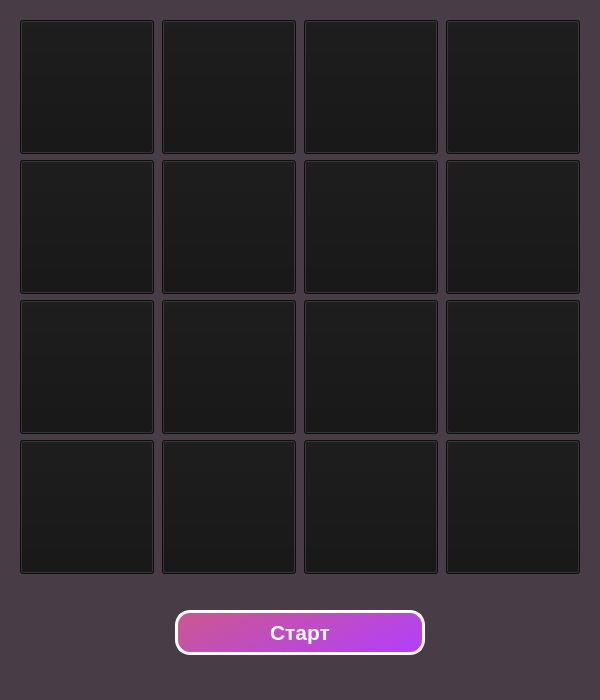
<?xml version="1.0" encoding="UTF-8"?>
<ui version="4.0">
 <class>MainWindow</class>
 <widget class="QMainWindow" name="MainWindow">
  <property name="geometry">
   <rect>
    <x>0</x>
    <y>0</y>
    <width>600</width>
    <height>700</height>
   </rect>
  </property>
  <property name="windowTitle">
   <string>Simon Says</string>
  </property>
  <property name="styleSheet">
   <string notr="true">background-color: rgb(72, 60, 70);
color: rgb(255, 255, 255);</string>
  </property>
  <widget class="QWidget" name="centralwidget">
   <widget class="QLabel" name="your_lb">
    <property name="geometry">
     <rect>
      <x>175</x>
      <y>610</y>
      <width>250</width>
      <height>45</height>
     </rect>
    </property>
    <property name="font">
     <font>
      <pointsize>16</pointsize>
      <weight>75</weight>
      <bold>true</bold>
     </font>
    </property>
    <property name="text">
     <string>Ваш ход</string>
    </property>
    <property name="alignment">
     <set>Qt::AlignCenter</set>
    </property>
   </widget>
   <widget class="QPushButton" name="start_bt">
    <property name="geometry">
     <rect>
      <x>175</x>
      <y>610</y>
      <width>250</width>
      <height>45</height>
     </rect>
    </property>
    <property name="font">
     <font>
      <pointsize>16</pointsize>
      <weight>75</weight>
      <bold>true</bold>
     </font>
    </property>
    <property name="cursor">
     <cursorShape>PointingHandCursor</cursorShape>
    </property>
    <property name="styleSheet">
     <string notr="true">background-color: qlineargradient(spread:pad, x1:0, y1:0.278, x2:1, y2:0.67, stop:0 rgba(201, 87, 149, 255), stop:1 rgba(180, 65, 244, 255));
border-radius: 15px;
border: 3px solid rgb(255,255,255);
</string>
    </property>
    <property name="text">
     <string>Старт</string>
    </property>
   </widget>
   <widget class="QPushButton" name="pushButton_1">
    <property name="geometry">
     <rect>
      <x>20</x>
      <y>20</y>
      <width>134</width>
      <height>134</height>
     </rect>
    </property>
    <property name="styleSheet">
     <string notr="true">background-color: rgb(20, 20, 20);
</string>
    </property>
    <property name="text">
     <string/>
    </property>
   </widget>
   <widget class="QPushButton" name="pushButton_2">
    <property name="geometry">
     <rect>
      <x>162</x>
      <y>20</y>
      <width>134</width>
      <height>134</height>
     </rect>
    </property>
    <property name="styleSheet">
     <string notr="true">background-color: rgb(20, 20, 20);
</string>
    </property>
    <property name="text">
     <string/>
    </property>
   </widget>
   <widget class="QPushButton" name="pushButton_3">
    <property name="geometry">
     <rect>
      <x>304</x>
      <y>20</y>
      <width>134</width>
      <height>134</height>
     </rect>
    </property>
    <property name="styleSheet">
     <string notr="true">background-color: rgb(20, 20, 20);
</string>
    </property>
    <property name="text">
     <string/>
    </property>
   </widget>
   <widget class="QPushButton" name="pushButton_4">
    <property name="geometry">
     <rect>
      <x>446</x>
      <y>20</y>
      <width>134</width>
      <height>134</height>
     </rect>
    </property>
    <property name="styleSheet">
     <string notr="true">background-color: rgb(20, 20, 20);
</string>
    </property>
    <property name="text">
     <string/>
    </property>
   </widget>
   <widget class="QPushButton" name="pushButton_7">
    <property name="geometry">
     <rect>
      <x>304</x>
      <y>160</y>
      <width>134</width>
      <height>134</height>
     </rect>
    </property>
    <property name="styleSheet">
     <string notr="true">background-color: rgb(20, 20, 20);
</string>
    </property>
    <property name="text">
     <string/>
    </property>
   </widget>
   <widget class="QPushButton" name="pushButton_5">
    <property name="geometry">
     <rect>
      <x>20</x>
      <y>160</y>
      <width>134</width>
      <height>134</height>
     </rect>
    </property>
    <property name="styleSheet">
     <string notr="true">background-color: rgb(20, 20, 20);
</string>
    </property>
    <property name="text">
     <string/>
    </property>
   </widget>
   <widget class="QPushButton" name="pushButton_8">
    <property name="geometry">
     <rect>
      <x>446</x>
      <y>160</y>
      <width>134</width>
      <height>134</height>
     </rect>
    </property>
    <property name="styleSheet">
     <string notr="true">background-color: rgb(20, 20, 20);
</string>
    </property>
    <property name="text">
     <string/>
    </property>
   </widget>
   <widget class="QPushButton" name="pushButton_6">
    <property name="geometry">
     <rect>
      <x>162</x>
      <y>160</y>
      <width>134</width>
      <height>134</height>
     </rect>
    </property>
    <property name="styleSheet">
     <string notr="true">background-color: rgb(20, 20, 20);
</string>
    </property>
    <property name="text">
     <string/>
    </property>
   </widget>
   <widget class="QPushButton" name="pushButton_11">
    <property name="geometry">
     <rect>
      <x>304</x>
      <y>300</y>
      <width>134</width>
      <height>134</height>
     </rect>
    </property>
    <property name="styleSheet">
     <string notr="true">background-color: rgb(20, 20, 20);
</string>
    </property>
    <property name="text">
     <string/>
    </property>
   </widget>
   <widget class="QPushButton" name="pushButton_9">
    <property name="geometry">
     <rect>
      <x>20</x>
      <y>300</y>
      <width>134</width>
      <height>134</height>
     </rect>
    </property>
    <property name="styleSheet">
     <string notr="true">background-color: rgb(20, 20, 20);
</string>
    </property>
    <property name="text">
     <string/>
    </property>
   </widget>
   <widget class="QPushButton" name="pushButton_12">
    <property name="geometry">
     <rect>
      <x>446</x>
      <y>300</y>
      <width>134</width>
      <height>134</height>
     </rect>
    </property>
    <property name="styleSheet">
     <string notr="true">background-color: rgb(20, 20, 20);
</string>
    </property>
    <property name="text">
     <string/>
    </property>
   </widget>
   <widget class="QPushButton" name="pushButton_15">
    <property name="geometry">
     <rect>
      <x>304</x>
      <y>440</y>
      <width>134</width>
      <height>134</height>
     </rect>
    </property>
    <property name="styleSheet">
     <string notr="true">background-color: rgb(20, 20, 20);
</string>
    </property>
    <property name="text">
     <string/>
    </property>
   </widget>
   <widget class="QPushButton" name="pushButton_13">
    <property name="geometry">
     <rect>
      <x>20</x>
      <y>440</y>
      <width>134</width>
      <height>134</height>
     </rect>
    </property>
    <property name="styleSheet">
     <string notr="true">background-color: rgb(20, 20, 20);
</string>
    </property>
    <property name="text">
     <string/>
    </property>
   </widget>
   <widget class="QPushButton" name="pushButton_14">
    <property name="geometry">
     <rect>
      <x>162</x>
      <y>440</y>
      <width>134</width>
      <height>134</height>
     </rect>
    </property>
    <property name="styleSheet">
     <string notr="true">background-color: rgb(20, 20, 20);
</string>
    </property>
    <property name="text">
     <string/>
    </property>
   </widget>
   <widget class="QPushButton" name="pushButton_16">
    <property name="geometry">
     <rect>
      <x>446</x>
      <y>440</y>
      <width>134</width>
      <height>134</height>
     </rect>
    </property>
    <property name="styleSheet">
     <string notr="true">background-color: rgb(20, 20, 20);
</string>
    </property>
    <property name="text">
     <string/>
    </property>
   </widget>
   <widget class="QPushButton" name="pushButton_10">
    <property name="geometry">
     <rect>
      <x>162</x>
      <y>300</y>
      <width>134</width>
      <height>134</height>
     </rect>
    </property>
    <property name="styleSheet">
     <string notr="true">background-color: rgb(20, 20, 20);
</string>
    </property>
    <property name="text">
     <string/>
    </property>
   </widget>
  </widget>
 </widget>
 <resources/>
 <connections/>
</ui>
